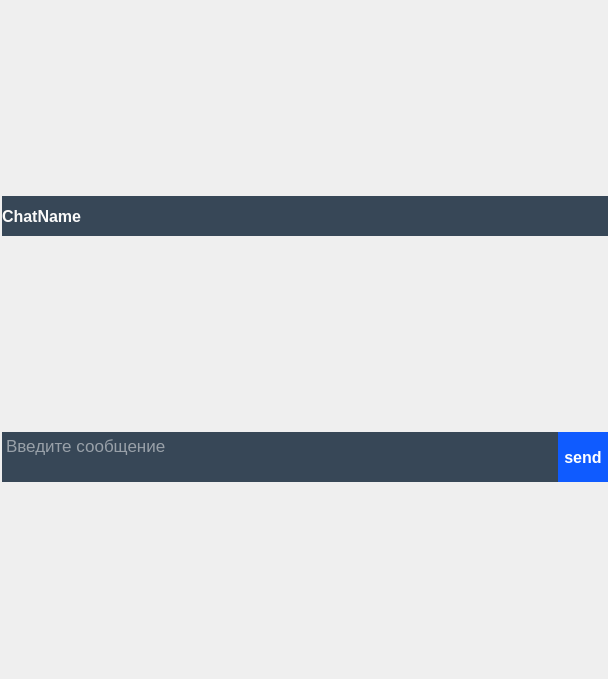
<?xml version="1.0" encoding="UTF-8"?>
<ui version="4.0">
 <class>ChatBox</class>
 <widget class="QWidget" name="ChatBox">
  <property name="geometry">
   <rect>
    <x>0</x>
    <y>0</y>
    <width>608</width>
    <height>679</height>
   </rect>
  </property>
  <property name="windowTitle">
   <string>Form</string>
  </property>
  <layout class="QVBoxLayout" name="verticalLayout">
   <property name="spacing">
    <number>0</number>
   </property>
   <property name="leftMargin">
    <number>2</number>
   </property>
   <property name="topMargin">
    <number>0</number>
   </property>
   <property name="rightMargin">
    <number>0</number>
   </property>
   <property name="bottomMargin">
    <number>0</number>
   </property>
   <item>
    <widget class="QWidget" name="titleWidget" native="true">
     <property name="sizePolicy">
      <sizepolicy hsizetype="Minimum" vsizetype="Maximum">
       <horstretch>0</horstretch>
       <verstretch>0</verstretch>
      </sizepolicy>
     </property>
     <property name="minimumSize">
      <size>
       <width>0</width>
       <height>30</height>
      </size>
     </property>
     <property name="styleSheet">
      <string notr="true"/>
     </property>
     <layout class="QHBoxLayout" name="horizontalLayout_2">
      <property name="spacing">
       <number>0</number>
      </property>
      <property name="leftMargin">
       <number>0</number>
      </property>
      <property name="topMargin">
       <number>0</number>
      </property>
      <property name="rightMargin">
       <number>0</number>
      </property>
      <property name="bottomMargin">
       <number>0</number>
      </property>
      <item>
       <widget class="QLabel" name="title">
        <property name="sizePolicy">
         <sizepolicy hsizetype="Minimum" vsizetype="Minimum">
          <horstretch>0</horstretch>
          <verstretch>0</verstretch>
         </sizepolicy>
        </property>
        <property name="minimumSize">
         <size>
          <width>606</width>
          <height>40</height>
         </size>
        </property>
        <property name="maximumSize">
         <size>
          <width>16777215</width>
          <height>40</height>
         </size>
        </property>
        <property name="font">
         <font>
          <pointsize>12</pointsize>
          <weight>75</weight>
          <bold>true</bold>
         </font>
        </property>
        <property name="styleSheet">
         <string notr="true">background-color: rgb(55, 71, 87);
color: rgb(250, 250, 250);</string>
        </property>
        <property name="text">
         <string>ChatName</string>
        </property>
        <property name="margin">
         <number>8</number>
        </property>
       </widget>
      </item>
     </layout>
    </widget>
   </item>
   <item>
    <layout class="QGridLayout" name="chatLayout">
     <property name="spacing">
      <number>0</number>
     </property>
    </layout>
   </item>
   <item>
    <widget class="QWidget" name="textInputWidget" native="true">
     <property name="sizePolicy">
      <sizepolicy hsizetype="Minimum" vsizetype="Maximum">
       <horstretch>0</horstretch>
       <verstretch>0</verstretch>
      </sizepolicy>
     </property>
     <property name="minimumSize">
      <size>
       <width>0</width>
       <height>50</height>
      </size>
     </property>
     <property name="styleSheet">
      <string notr="true"/>
     </property>
     <layout class="QHBoxLayout" name="horizontalLayout">
      <property name="spacing">
       <number>0</number>
      </property>
      <property name="leftMargin">
       <number>0</number>
      </property>
      <property name="topMargin">
       <number>0</number>
      </property>
      <property name="rightMargin">
       <number>0</number>
      </property>
      <property name="bottomMargin">
       <number>0</number>
      </property>
      <item>
       <widget class="QTextEdit" name="textInput">
        <property name="minimumSize">
         <size>
          <width>0</width>
          <height>50</height>
         </size>
        </property>
        <property name="maximumSize">
         <size>
          <width>16777215</width>
          <height>50</height>
         </size>
        </property>
        <property name="font">
         <font>
          <pointsize>13</pointsize>
         </font>
        </property>
        <property name="styleSheet">
         <string notr="true">background-color: rgb(55, 71, 87);
color: rgb(250, 250, 250);</string>
        </property>
        <property name="frameShape">
         <enum>QFrame::NoFrame</enum>
        </property>
        <property name="placeholderText">
         <string>Введите сообщение</string>
        </property>
       </widget>
      </item>
      <item>
       <widget class="QPushButton" name="sendButton">
        <property name="sizePolicy">
         <sizepolicy hsizetype="Fixed" vsizetype="Fixed">
          <horstretch>50</horstretch>
          <verstretch>50</verstretch>
         </sizepolicy>
        </property>
        <property name="minimumSize">
         <size>
          <width>50</width>
          <height>50</height>
         </size>
        </property>
        <property name="maximumSize">
         <size>
          <width>50</width>
          <height>50</height>
         </size>
        </property>
        <property name="font">
         <font>
          <pointsize>12</pointsize>
          <weight>75</weight>
          <bold>true</bold>
         </font>
        </property>
        <property name="styleSheet">
         <string notr="true">QPushButton
{
	background-color: rgb(15, 91, 255);
	border-radius: 0px;
	color:white
}

QPushButton::Pressed
{
background-color: rgb(25,68,84);
border-radius: 0px;
color:white
}

QPushButton::Released
{
	background-color: rgb(15, 91, 255);
	border-radius: 7px;	
	color:white
}</string>
        </property>
        <property name="text">
         <string>send</string>
        </property>
       </widget>
      </item>
     </layout>
    </widget>
   </item>
  </layout>
 </widget>
 <resources/>
 <connections/>
</ui>
